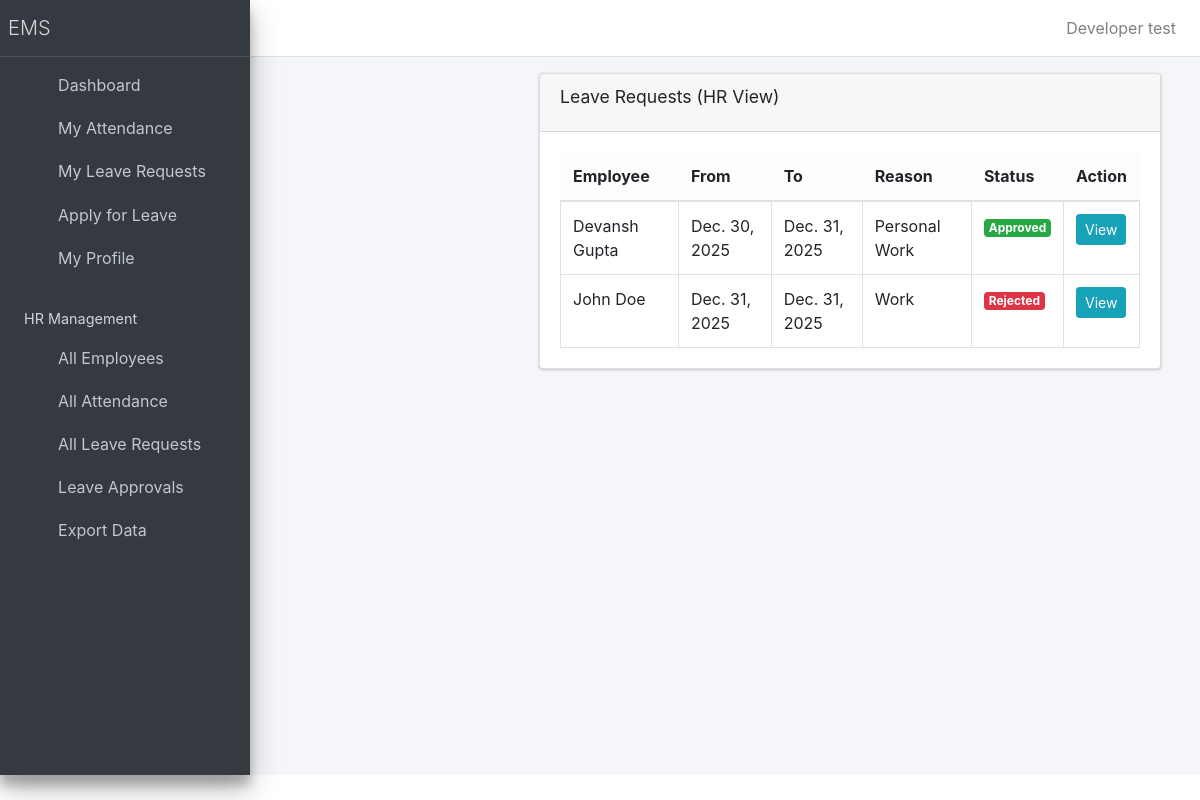
The page /hr/leave/ (signed in) on the database its author committed.
### employee/models.py (models this page shows, shortened)
class LeaveRequest(models.Model):
    employee = models.ForeignKey(Employee, on_delete=models.CASCADE)
    start_date = models.DateField()
    end_date = models.DateField()
    reason = models.TextField()
    status = models.CharField(max_length=10, choices=[('Pending', 'Pending'), ('Approved', 'Approved'), ('Rejected', 'Rejected')], default='Pending')

class Employee(models.Model):
    user = models.OneToOneField(User, on_delete=models.CASCADE, null=True, blank=True)
    first_name = models.CharField(max_length=30)
    last_name = models.CharField(max_length=30)
    email = models.EmailField(unique=True)
    position = models.CharField(max_length=50)
    department = models.CharField(max_length=50)
    date_hired = models.DateField()
    class Meta:
       ordering = ['-date_hired']

### employee/views/hr_views.py (the view)
# urls.py: path("hr/leave/", LeaveRequestListView.as_view(), name="leave_request_list"),
@hr_required
class LeaveRequestListView(View):
    def get(self, request):
        leave_requests = LeaveRequest.objects.all()
        return render(
            request, "hr/leave_request_list.html", {"leave_requests": leave_requests}
        )

### employee/context_processors.py (called while the page is built)
def employee_context(request):
    context = {}
    if request.user.is_authenticated:
        try:
            from .models import Employee
            employee = Employee.objects.get(user=request.user)
            context['employee'] = employee
            context['employee_name'] = f"{employee.first_name} {employee.last_name}".strip()
        except Employee.DoesNotExist:
            context['employee'] = None
            context['employee_name'] = None
    return context

### employee/utils.py (called while the page is built)
def is_hr(user):
    return user.is_authenticated and user.groups.filter(name='HR').exists()

### employee/templates/hr/leave_request_list.html
{% extends 'base.html' %}
{% block content %}
<div class="content-wrapper">
  <section class="content">
    <div class="container-fluid">
      <div class="card">
        <div class="card-header">
          <h3 class="card-title">Leave Requests (HR View)</h3>
        </div>
        <div class="card-body table-responsive">
          <table class="table table-bordered table-hover">
            <thead class="table-light">
              <tr>
                <th>Employee</th>
                <th>From</th>
                <th>To</th>
                <th>Reason</th>
                <th>Status</th>
                <th>Action</th>
              </tr>
            </thead>
            <tbody>
              {% for leave in leave_requests %}
                <tr>
                  <td>{{ leave.employee.first_name }} {{ leave.employee.last_name }}</td>
                  <td>{{ leave.start_date }}</td>
                  <td>{{ leave.end_date }}</td>
                  <td>{{ leave.reason|truncatechars:50 }}</td>
                  <td>
                    {% if leave.status == 'Approved' %}
                      <span class="badge bg-success">Approved</span>
                    {% elif leave.status == 'Rejected' %}
                      <span class="badge bg-danger">Rejected</span>
                    {% else %}
                      <span class="badge bg-warning text-dark">Pending</span>
                    {% endif %}
                  </td>
                  <td>
                    <a href="{% url 'leave_request_detail' leave.id %}" class="btn btn-sm btn-info">
                      View
                    </a>
                  </td>
                </tr>
              {% empty %}
                <tr>
                  <td colspan="6" class="text-center text-muted">No leave requests found.</td>
                </tr>
              {% endfor %}
            </tbody>
          </table>
        </div>
      </div>
    </div>
  </section>
</div>
{% endblock %}

### rows shown on the page
LeaveRequest: employee.first_name "Devansh", employee.last_name "Gupta", start_date "Dec. 30, 2025", end_date "Dec. 31, 2025", reason "Personal Work", status "Approved"
LeaveRequest: employee.first_name "John", employee.last_name "Doe", start_date "Dec. 31, 2025", end_date "Dec. 31, 2025", reason "Work", status "Rejected"

### other values the page prints
{{ employee_name }} "Developer test"
